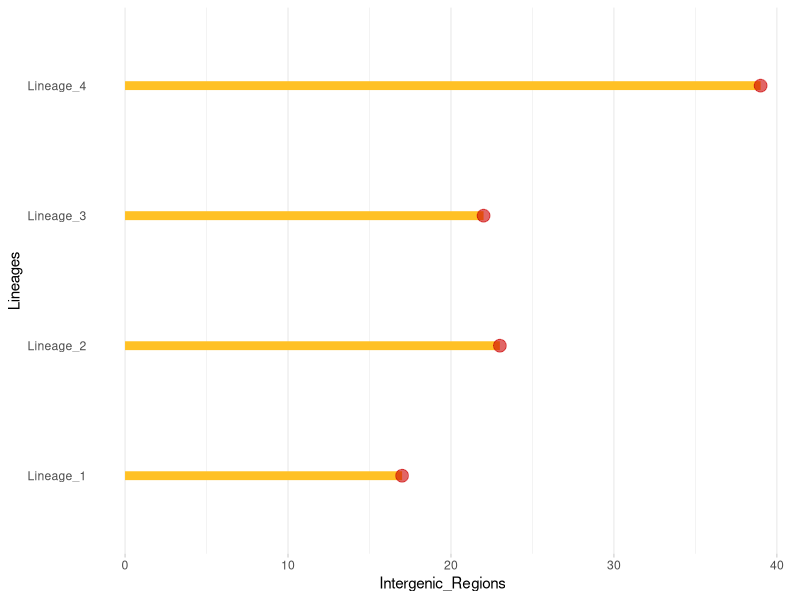

This chart was generated by the following R code:
## ---- chunk 1
setwd(".")
## ---- chunk 2
Supplementary_Table_4 = data.frame(Lineages = c("Lineage_1", "Lineage_2", "Lineage_3", "Lineage_4"),Intergenic_Regions = c(17, 23, 22, 39))
## ---- chunk 3
install.packages("tidyverse")
library(tidyverse)
## ---- chunk 4
Figure_4 <- ggplot(Supplementary_Table_4, aes(x=Lineages, y=Intergenic_Regions)) + geom_segment( aes(x=Lineages, xend = Lineages, y = 0, yend = Intergenic_Regions ), size=3, color="goldenrod1") +geom_point(color= "red3", size=4, alpha=0.6) + theme_light() + coord_flip() + theme(panel.grid.major.y = element_blank(), panel.border = element_blank(), 
axis.ticks.y = element_blank()
)
print(Figure_4)
